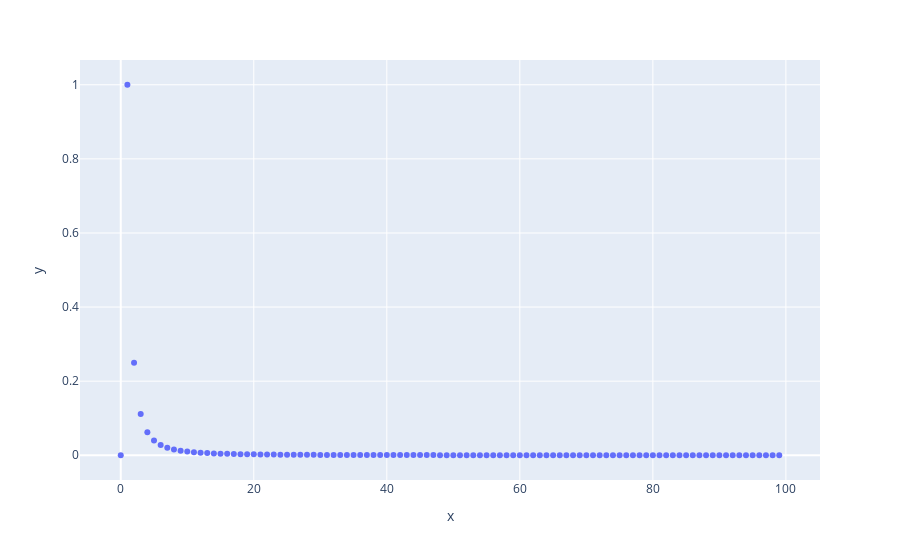

Notebook cell for this chart:
### Code cell
while True:
    answer = int(input("graph equation or plot points? (1,2): "))
    if answer == 2:
        x = str
        y = str
        b = []
        d = []
        leftBound = int(input('Input Leftbound: '))
        rightBound = int(input('Input Rightbound: '))
        amt = int(input('amount of data: '))
        a = np.linspace(start=leftBound,stop=rightBound,num=amt)
        for i in range(amt):
            b.append(int(input("Enter X: ")))
            d.append(int(input("Enter Y: ")))
        fig = px.scatter(x=b,y=d,trendline='ols')
        fig.show()
        break
    elif answer == 1:
        x, y = symbols('x y')
        b = []
        xs = []
        r = []
        ys = []
        nums = int(input("Input amount of Data: "))
        equation = str(input("Equation: y = "))
        for i in range(nums):
            r = int(i)
            xs.append(int(r))
            b.append(equation.replace("x", str(r)))
            tempeq = equation.replace("x",str(i))
            try:
                temp = eval(tempeq)
            except ZeroDivisionError:
                print("0 lmao")
            print(temp)
            ys.append(temp)
        fig = px.scatter(x=xs,y=ys)
        fig.show()
        break

### Figure 1 — Plotly figure (JSON) as saved in the notebook; plotly's stock layout.template omitted (floating-point values rounded to 4 significant figures)
{"data": [{"hovertemplate": "x=%{x}<br>y=%{y}<extra></extra>", "legendgroup": "", "marker": {"color": "#636efa", "symbol": "circle"}, "mode": "markers", "name": "", "orientation": "v", "showlegend": false, "type": "scatter", "x": [0, 1, 2, 3, 4, 5, 6, 7, 8, 9, 10, 11, 12, 13, 14, 15, 16, 17, 18, 19, 20, 21, 22, 23, 24, 25, 26, 27, 28, 29, 30, 31, 32, 33, 34, 35, 36, 37, 38, 39, 40, 41, 42, 43, 44, 45, 46, 47, 48, 49, 50, 51, 52, 53, 54, 55, 56, 57, 58, 59, 60, 61, 62, 63, 64, 65, 66, 67, 68, 69, 70, 71, 72, 73, 74, 75, 76, 77, 78, 79, 80, 81, 82, 83, 84, 85, 86, 87, 88, 89, 90, 91, 92, 93, 94, 95, 96, 97, 98, 99], "xaxis": "x", "y": [0.000102, 1, 0.25, 0.1111, 0.0625, 0.04, 0.02778, 0.02041, 0.01562, 0.01235, 0.01, 0.008264, 0.006944, 0.005917, 0.005102, 0.004444, 0.003906, 0.00346, 0.003086, 0.00277, 0.0025, 0.002268, 0.002066, 0.00189, 0.001736, 0.0016, 0.001479, 0.001372, 0.001276, 0.001189, 0.001111, 0.001041, 0.0009766, 0.0009183, 0.0008651, 0.0008163, 0.0007716, 0.0007305, 0.0006925, 0.0006575, 0.000625, 0.0005949, 0.0005669, 0.0005408, 0.0005165, 0.0004938, 0.0004726, 0.0004527, 0.000434, 0.0004165, 0.0004, 0.0003845, 0.0003698, 0.000356, 0.0003429, 0.0003306, 0.0003189, 0.0003078, 0.0002973, 0.0002873, 0.0002778, 0.0002687, 0.0002601, 0.000252, 0.0002441, 0.0002367, 0.0002296, 0.0002228, 0.0002163, 0.00021, 0.0002041, 0.0001984, 0.0001929, 0.0001877, 0.0001826, 0.0001778, 0.0001731, 0.0001687, 0.0001644, 0.0001602, 0.0001563, 0.0001524, 0.0001487, 0.0001452, 0.0001417, 0.0001384, 0.0001352, 0.0001321, 0.0001291, 0.0001262, 0.0001235, 0.0001208, 0.0001181, 0.0001156, 0.0001132, 0.0001108, 0.0001085, 0.0001063, 0.0001041, 0.000102], "yaxis": "y"}], "layout": {"legend": {"tracegroupgap": 0}, "margin": {"t": 60}, "xaxis": {"anchor": "y", "domain": [0, 1], "title": {"text": "x"}}, "yaxis": {"anchor": "x", "domain": [0, 1], "title": {"text": "y"}}}}
